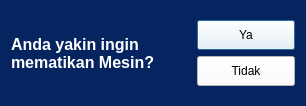
<?xml version="1.0" encoding="UTF-8"?>
<ui version="4.0">
 <class>Dialog</class>
 <widget class="QDialog" name="Dialog">
  <property name="geometry">
   <rect>
    <x>0</x>
    <y>0</y>
    <width>306</width>
    <height>106</height>
   </rect>
  </property>
  <property name="windowTitle">
   <string>Dialog</string>
  </property>
  <property name="styleSheet">
   <string notr="true">background-color: rgb(5, 36, 96);</string>
  </property>
  <layout class="QVBoxLayout" name="verticalLayout">
   <item>
    <layout class="QHBoxLayout" name="horizontalLayout">
     <item>
      <widget class="QLabel" name="label">
       <property name="minimumSize">
        <size>
         <width>180</width>
         <height>0</height>
        </size>
       </property>
       <property name="font">
        <font>
         <pointsize>12</pointsize>
         <weight>75</weight>
         <bold>true</bold>
        </font>
       </property>
       <property name="styleSheet">
        <string notr="true">color: rgb(255, 255, 255);</string>
       </property>
       <property name="text">
        <string>Anda yakin ingin mematikan Mesin?</string>
       </property>
       <property name="wordWrap">
        <bool>true</bool>
       </property>
      </widget>
     </item>
     <item>
      <layout class="QVBoxLayout" name="verticalLayout_2">
       <item>
        <widget class="QPushButton" name="Machine_Yes">
         <property name="minimumSize">
          <size>
           <width>0</width>
           <height>30</height>
          </size>
         </property>
         <property name="styleSheet">
          <string notr="true">background-color: rgb(255, 255, 255);</string>
         </property>
         <property name="text">
          <string>Ya</string>
         </property>
        </widget>
       </item>
       <item>
        <widget class="QPushButton" name="Machine_No">
         <property name="minimumSize">
          <size>
           <width>0</width>
           <height>30</height>
          </size>
         </property>
         <property name="styleSheet">
          <string notr="true">background-color: rgb(255, 255, 255);</string>
         </property>
         <property name="text">
          <string>Tidak</string>
         </property>
        </widget>
       </item>
      </layout>
     </item>
    </layout>
   </item>
  </layout>
 </widget>
 <resources/>
 <connections/>
</ui>
